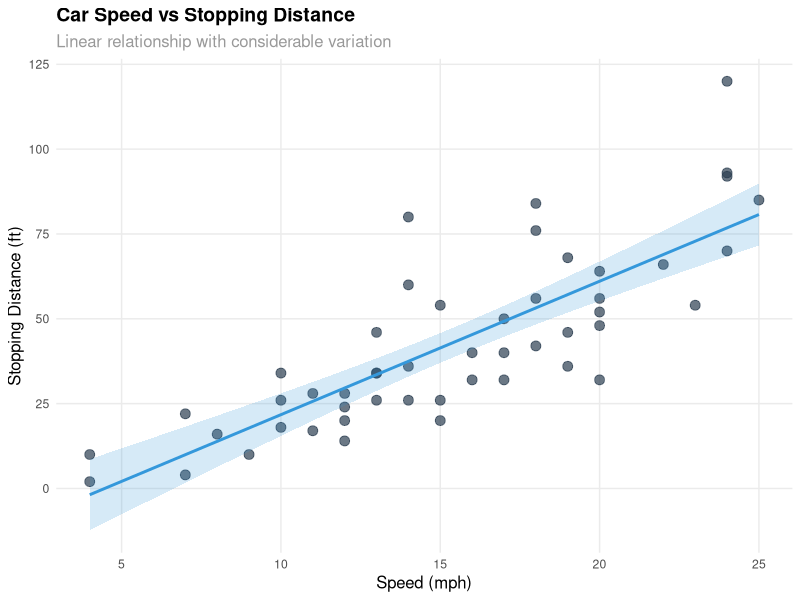
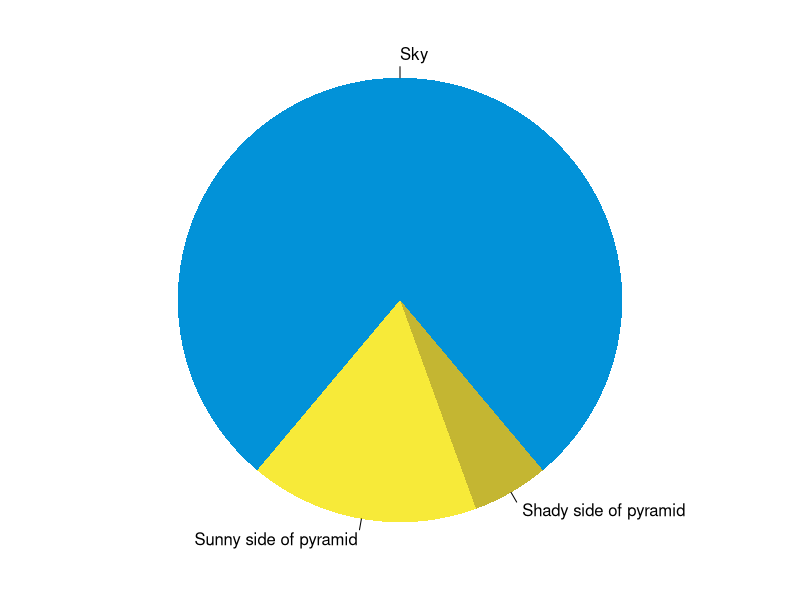

Write R code to recreate these figures, in order.
## ---- chunk 1
#| label: cars-summary
#| echo: true
#| message: false

# Load necessary libraries
library(ggplot2)

# Examine the built-in cars dataset
summary(cars)

# Fit a linear model
fit <- lm(dist ~ speed, data = cars)
summary(fit)
## ---- chunk 2
#| label: fig-speed-distance
#| fig-cap: "Relationship between speed and stopping distance"
#| echo: true
#| warning: false

ggplot(cars, aes(x = speed, y = dist)) +
  geom_point(color = "#2c3e50", size = 3, alpha = 0.7) +
  geom_smooth(method = "lm", color = "#3498db", fill = "#3498db", alpha = 0.2) +
  labs(
    title = "Car Speed vs Stopping Distance",
    x = "Speed (mph)",
    y = "Stopping Distance (ft)",
    subtitle = "Linear relationship with considerable variation"
  ) +
  theme_minimal() +
  theme(
    plot.title = element_text(size = 14, face = "bold"),
    plot.subtitle = element_text(size = 12, color = "gray60"),
    axis.title = element_text(size = 12),
    panel.grid.minor = element_blank()
  )
## ---- chunk 3
#| label: fig-pie
#| fig-cap: "A fancy pie chart demonstrating traditional R graphics"
#| echo: true

par(mar = c(0, 1, 0, 1))
pie(
  c(280, 60, 20),
  c('Sky', 'Sunny side of pyramid', 'Shady side of pyramid'),
  col = c('#0292D8', '#F7EA39', '#C4B632'),
  init.angle = -50, 
  border = NA
)
